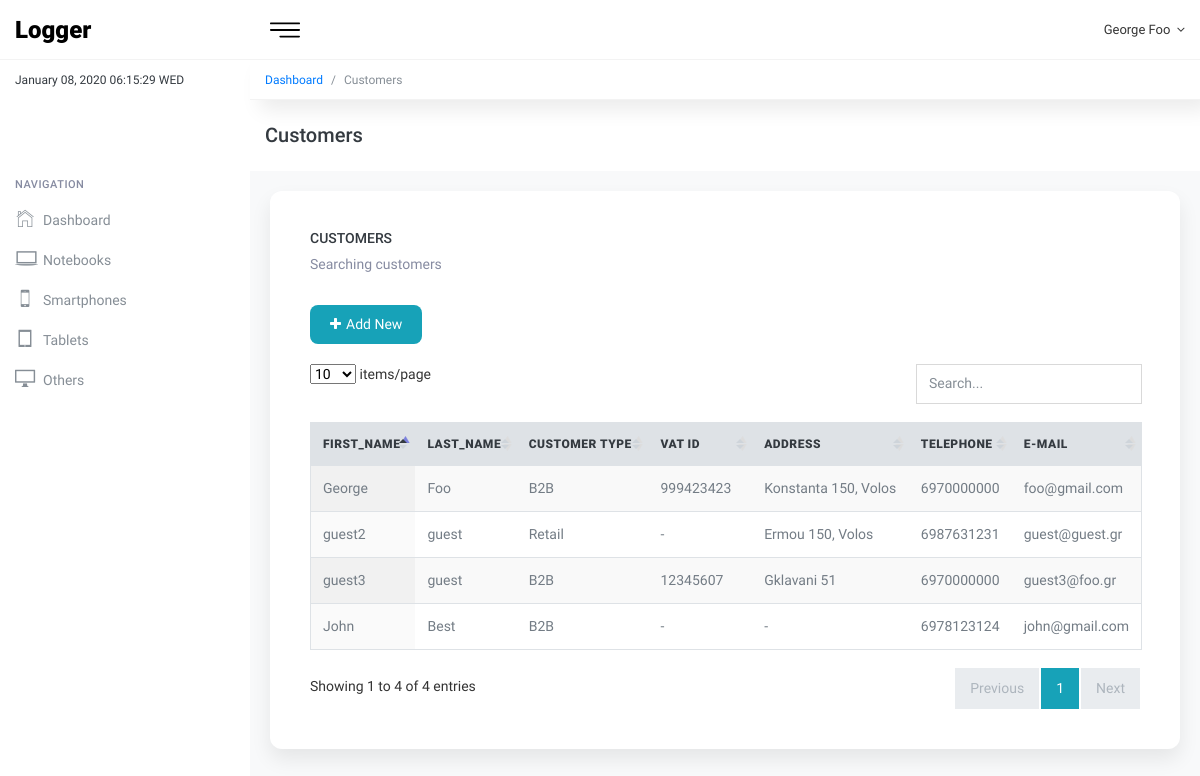
Page /logger/Customers/ (signed in) on the committed database.
### logger/models.py (models this page shows, shortened)
class User(AbstractUser):
    is_staff = models.BooleanField(default=False)
    is_customer = models.BooleanField(default=False)

class Customer(models.Model):
    account = models.OneToOneField(User, null = True, on_delete=models.CASCADE)
    first_name = models.CharField(max_length=30, null=True)
    last_name = models.CharField(max_length=30, null=True)
    e_mail = models.EmailField(null=True)
    created_at = models.DateTimeField(auto_now_add=True)
    type = (('B2B', 'B2B'), ('Retail', 'Retail'),)
    customer_type = models.CharField(max_length=15, choices=type, null=True)
    telephone = models.CharField(max_length=10, null=True)
    vat_id = models.CharField(max_length=30, null=True)
    address = models.CharField(max_length=20,null=True)
    balance = models.PositiveIntegerField(default=0, null=True)
    def Balance(self):
        sum = 0
        for product in self.products.all():
            if product.payed == False:
                sum = sum + product.cost
        self.balance = sum
        self.save()
        return sum

### logger/views.py (the view)
# urls.py: path('Customers/',views.CustomerListView.as_view(),name='customer-list'),
@method_decorator(login_required,name='dispatch')
class CustomerListView(ListView):
    model = Customer
    template_name = 'logger/customers.html'

### logger/templates/logger/customers.html (shortened to what this page needs)
{% extends 'logger/base.html' %}
{%block body %}
    <div class="kt-breadcrumb">
      <nav class="breadcrumb">
        <a class="breadcrumb-item" href="index.html">Dashboard</a>
        <span class="breadcrumb-item active">Customers</span>
      </nav>
    </div>
    <div class="kt-mainpanel">
      <div class="kt-pagetitle">
        <h5>Customers</h5>
      </div>
      <div class="kt-pagebody">
        <div class="row row-sm">
          <div class="col-lg-12">
            <div class="card pd-20 pd-sm-40">
              <h6 class="card-body-title">Customers</h6>
              <p class="mg-b-20 mg-sm-b-30">Searching customers</p>
              <div class="d-flex">
                 <a href="{% url 'logger:add-new-customer' %}" class="btn btn-info bd-0 pd-x-20"><i class="fa fa-plus mg-r-5"></i>Add New</a>
               </div>
              <div class="table-wrapper mg-t-20">
                <table id="customers" class="table display responsive nowrap">
                  <thead>
                    <tr>
                      <th class="wd-15p">First_name</th>
                      <th class="wd-15p">Last_name</th>
                      <th class="wd-20p">Customer Type</th>
                      <th class="wd-20p">Vat Id</th>
                      <th class="wd-15p">Address</th>
                      <th class="wd-12p">Telephone</th>
                      <th class="wd-15p">E-mail</th>
                    </tr>
                  </thead>
                  <tbody>
                    {%for object in object_list %}
                    <tr>
                      <td>{{object.first_name}}</td>
                      <td>{{object.last_name}}</td>
                      <td>{{object.customer_type}}</td>
                      <td>{{object.vat_id}}</td>
                      <td>{{object.address}}</td>
                      <td>{{object.telephone}}</td>
                      <td>{{object.e_mail}}</td>
                    </tr>
                    {% endfor %}
                  </tbody>
                </table>
              </div>
            </div>
        </div>
      </div>
      </div>
    </div>
    {%endblock%}

### logger/templates/logger/base.html (shortened to what this page needs)
<!DOCTYPE html>
<html lang="en">
  <head>
     {% load static %}
    <link href="{% static 'logger/lib/font-awesome/css/font-awesome.css' %}" rel="stylesheet">
    <link href="{% static 'logger/lib/Ionicons/css/ionicons.css' %}" rel="stylesheet">
    <link href="{% static 'logger/lib/perfect-scrollbar/css/perfect-scrollbar.css' %}" rel="stylesheet">
    <link href="{% static 'logger/lib/highlightjs/github.css' %}" rel="stylesheet">
    <link href="{% static 'logger/lib/datatables/jquery.dataTables.css' %}" rel="stylesheet">
    <link href="{% static 'logger/lib/select2/css/select2.min.css' %}" rel="stylesheet">
    <link rel="stylesheet" href="{% static 'logger/css/magen-iot-admin.css' %}">
  </head>
  <body>
        <div class="kt-sideleft-header">
          <div class="kt-logo"><a href="/logger">Logger <small></small></a></div>
          <div id="ktDate" class="kt-date-today"></div>
        </div>
        <div class="kt-sideleft">
          <label class="kt-sidebar-label">Navigation</label>
          <ul class="nav kt-sideleft-menu">
            <li class="nav-item">
              <a href="/logger" class="nav-link">
                <i class="icon ion-ios-home-outline"></i>
                <span>Dashboard</span>
              </a>
            </li>
            <li class="nav-item">
              <a href="/logger/Notebook" class="nav-link">
                <i class="icon ion-laptop"></i>
                <span>Notebooks</span>
              </a>
            </li>
            <li class="nav-item">
              <a href="/logger/Smartphone" class="nav-link">
                <i class="icon ion-iphone"></i>
                <span>Smartphones</span>
              </a>
            </li>
            <li class="nav-item">
              <a href="/logger/Tablet" class="nav-link">
                <i class="icon ion-ipad"></i>
                <span>Tablets</span>
              </a>
            </li>
            <li class="nav-item">
              <a href="/logger/Other" class="nav-link">
                <i class="icon ion-monitor"></i>
                <span>Others</span>
              </a>
            </li>
          </ul>
        </div>
        <div class="kt-headpanel">
          <div class="kt-headpanel-left">
            <a id="naviconMenu" href="" class="kt-navicon d-none d-lg-flex"><img src="{% static 'logger/img/menu.svg' %}" width="30"/></a>
          </div>
          <div class="kt-headpanel-right">
            <div class="dropdown dropdown-profile">
              <a href="" class="nav-link nav-link-profile" data-toggle="dropdown">
                <span class="logged-name"><span class="hidden-xs-down">{{request.user.customer.first_name}} {{request.user.customer.last_name}}</span> <i class="fa fa-angle-down mg-l-3"></i></span>
              </a>
            </div>
          </div>
        </div>
    {% block body %}
    {% endblock %}
  </body>
</html>

### rows in the picture
User: user.customer.first_name "George", user.customer.last_name "Foo"
Customer: first_name "George", last_name "Foo", customer_type "B2B", vat_id "999423423", address "Konstanta 150, Volos", telephone "6970000000", e_mail "foo@gmail.com"
Customer: first_name "guest2", last_name "guest", customer_type "Retail", vat_id "-", address "Ermou 150, Volos", telephone "6987631231", e_mail "guest@guest.gr"
Customer: first_name "John", last_name "Best", customer_type "B2B", vat_id "-", address "-", telephone "6978123124", e_mail "john@gmail.com"
Customer: first_name "guest3", last_name "guest", customer_type "B2B", vat_id "12345607", address "Gklavani 51", telephone "6970000000", e_mail "guest3@foo.gr"
